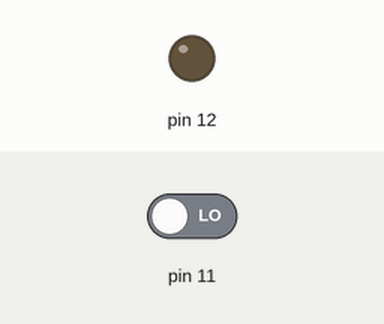
This program was run on a simulated Raspberry Pi (header pin numbers). Shown: output pins drawn as LEDs (lit = HIGH). Inputs (shaded band) come from the test bench; at power-on: pin 11 LOW.

Above: at 1.2 s.
1.3 s: pin 11 driven HIGH
At 2.5 s:
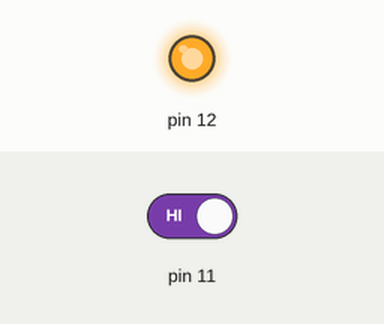
2.8 s: pin 11 driven LOW
At 3.8 s:
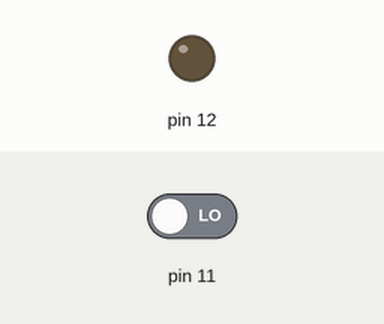
Timing chart, 0 to 5.8 s (numbered marks = the images above; inputs shaded):
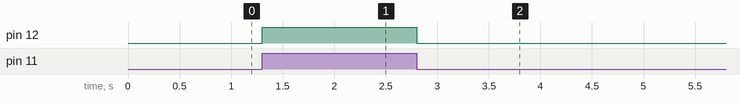

Measured:
- after the input at 1.3 s, pin 12: LOW → HIGH at once
- after the input at 2.8 s, pin 12: HIGH → LOW at once

The program:

pushbutton.py
```python
#!/usr/bin/python
import RPi.GPIO as GPIO
GPIO.setmode(GPIO.BOARD)
GPIO.setwarnings(False)
GPIO.setup(11, GPIO.IN)
GPIO.setup(12, GPIO.OUT)

while True:
	if GPIO.input(11):
		GPIO.output(12, True)
	else:
		GPIO.output(12, False)
```
